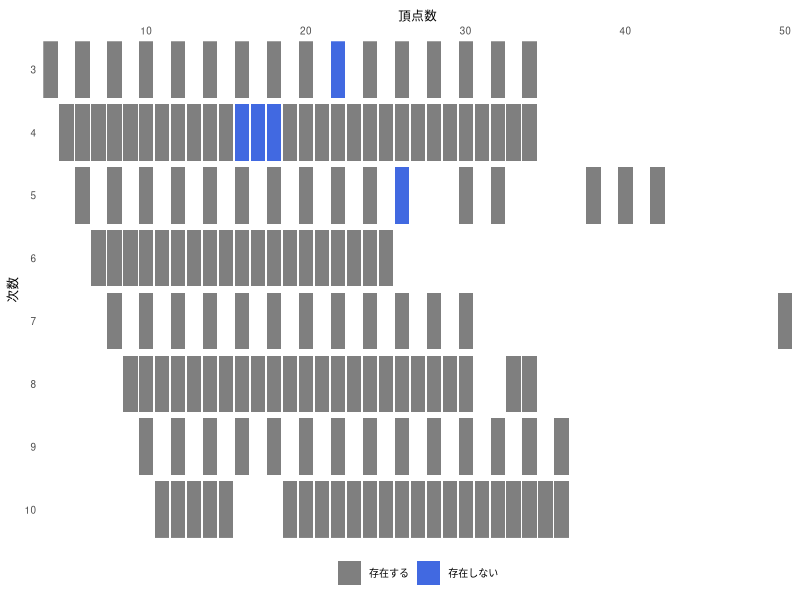

Source code (R):
library(readr)
library(dplyr)
library(tidyr)
library(ggplot2)

theme_set(theme_light())

data <- read_csv('../data/miner.csv') %>%
  mutate(v = ifelse(sspl == sspl_lb, 1, 0)) %>%
  select(n, d, v) %>%
  mutate(v = as.factor(v))

gp <- ggplot(
  data,
  aes(
    n,
    d,
    fill = v
    )
  ) +
  geom_tile(
    width = 0.9,
    height = 0.9
  ) +
  scale_x_continuous(
    '頂点数',
    position = 'top',
    #breaks = seq(min(data$n), max(data$n)),
    expand = c(0, 0)
    ) +
  scale_y_continuous(
    '次数',
    trans = 'reverse',
    breaks = seq(min(data$d), max(data$d)),
    expand = c(0, 0)
    ) +
  scale_fill_manual(
    #name = 'Exists?',
    name = NULL,
    values = c('grey50', 'royalblue'),
    breaks = c(1, 0),
    labels = c('存在する', '存在しない')
    ) +
  theme(
    text = element_text(size = 9),
    panel.grid = element_blank(),
    panel.border = element_blank(),
    #panel.background = element_blank(),
    plot.title = element_text(hjust = 0.5),
    #axis.line = element_blank(),
    axis.ticks = element_blank(),
    legend.position = 'bottom'
    )

cairo_pdf('gmg-existence-h.pdf', width = 6, height = 2.5)
gp
dev.off()
